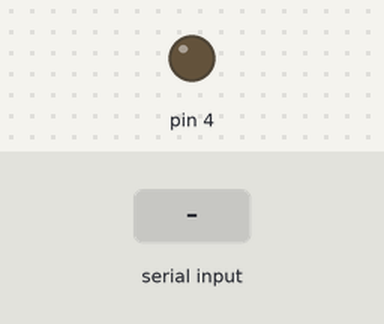
Simulated run of this sketch. Board: Arduino Uno, built with avr-gcc and run on an emulated ATmega328P. On the bench: output pins drawn as LEDs (lit = HIGH). Inputs (shaded band) come from the test bench.

Above: at 1.2 s.
1.3 s: byte 30 received over Serial
At 1.7 s:
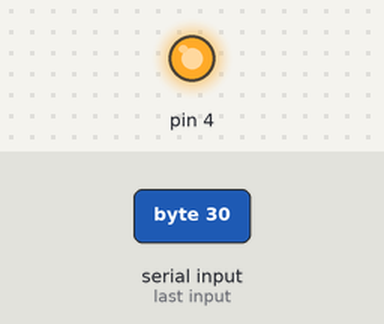
Timing chart, 0 to 4.3 s (numbered marks = the images above; inputs shaded):
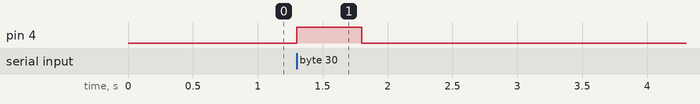

The sketch:

Analog_Write_LED.ino
```cpp
int x=49;
int y;
void setup() {
pinMode(4,OUTPUT);
Serial.begin(9600);
}

void loop()
{
  if(Serial.available())
  {
    y=Serial.read();

    if(x==y)
    {
      if(x==y)
      {
       digitalWrite(4,HIGH);
      for(int i=0;i<=255;i++)
      {
        analogWrite(3,i);
        Serial.println(i);
        //delay(100);
      }

      for(int i=255;i>=0;i--)
      {
        analogWrite(3,i);
        Serial.println(i);
        //delay(100);
      }
      }
    }

  else
   {
    digitalWrite(4,HIGH);
    delay(500);
    digitalWrite(4,LOW);
     delay(500);
     x==49;
   }

}
}
```

Measured:
- after the input at 1.3 s, pin 4: LOW → HIGH at once, → LOW 0.50 s later
